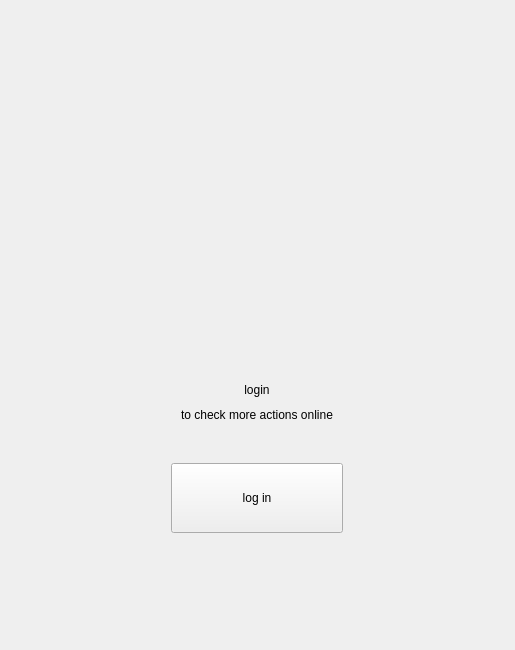
<?xml version="1.0" encoding="UTF-8"?>
<ui version="4.0">
 <class>UbtActionLibWidget</class>
 <widget class="QWidget" name="UbtActionLibWidget">
  <property name="geometry">
   <rect>
    <x>0</x>
    <y>0</y>
    <width>515</width>
    <height>650</height>
   </rect>
  </property>
  <property name="sizePolicy">
   <sizepolicy hsizetype="Fixed" vsizetype="Fixed">
    <horstretch>0</horstretch>
    <verstretch>0</verstretch>
   </sizepolicy>
  </property>
  <property name="minimumSize">
   <size>
    <width>515</width>
    <height>650</height>
   </size>
  </property>
  <property name="maximumSize">
   <size>
    <width>515</width>
    <height>650</height>
   </size>
  </property>
  <property name="windowTitle">
   <string>Form</string>
  </property>
  <widget class="QStackedWidget" name="stackedWidget">
   <property name="geometry">
    <rect>
     <x>0</x>
     <y>0</y>
     <width>515</width>
     <height>650</height>
    </rect>
   </property>
   <property name="sizePolicy">
    <sizepolicy hsizetype="Fixed" vsizetype="Fixed">
     <horstretch>0</horstretch>
     <verstretch>0</verstretch>
    </sizepolicy>
   </property>
   <property name="minimumSize">
    <size>
     <width>515</width>
     <height>650</height>
    </size>
   </property>
   <property name="maximumSize">
    <size>
     <width>515</width>
     <height>650</height>
    </size>
   </property>
   <property name="currentIndex">
    <number>0</number>
   </property>
   <widget class="QWidget" name="logInNotifyPage">
    <property name="sizePolicy">
     <sizepolicy hsizetype="Fixed" vsizetype="Fixed">
      <horstretch>0</horstretch>
      <verstretch>0</verstretch>
     </sizepolicy>
    </property>
    <property name="minimumSize">
     <size>
      <width>515</width>
      <height>650</height>
     </size>
    </property>
    <property name="maximumSize">
     <size>
      <width>515</width>
      <height>650</height>
     </size>
    </property>
    <widget class="QPushButton" name="loginBtn">
     <property name="geometry">
      <rect>
       <x>171</x>
       <y>463</y>
       <width>172</width>
       <height>70</height>
      </rect>
     </property>
     <property name="sizePolicy">
      <sizepolicy hsizetype="Fixed" vsizetype="Fixed">
       <horstretch>0</horstretch>
       <verstretch>0</verstretch>
      </sizepolicy>
     </property>
     <property name="minimumSize">
      <size>
       <width>172</width>
       <height>70</height>
      </size>
     </property>
     <property name="maximumSize">
      <size>
       <width>172</width>
       <height>70</height>
      </size>
     </property>
     <property name="focusPolicy">
      <enum>Qt::NoFocus</enum>
     </property>
     <property name="text">
      <string>log in</string>
     </property>
    </widget>
    <widget class="QLabel" name="logInNotifyText_0">
     <property name="geometry">
      <rect>
       <x>161</x>
       <y>380</y>
       <width>192</width>
       <height>20</height>
      </rect>
     </property>
     <property name="sizePolicy">
      <sizepolicy hsizetype="Fixed" vsizetype="Fixed">
       <horstretch>0</horstretch>
       <verstretch>0</verstretch>
      </sizepolicy>
     </property>
     <property name="minimumSize">
      <size>
       <width>192</width>
       <height>20</height>
      </size>
     </property>
     <property name="maximumSize">
      <size>
       <width>192</width>
       <height>20</height>
      </size>
     </property>
     <property name="text">
      <string>login</string>
     </property>
     <property name="alignment">
      <set>Qt::AlignCenter</set>
     </property>
     <property name="wordWrap">
      <bool>true</bool>
     </property>
     <property name="indent">
      <number>0</number>
     </property>
    </widget>
    <widget class="QLabel" name="logInNotifyLbl">
     <property name="geometry">
      <rect>
       <x>123</x>
       <y>107</y>
       <width>268</width>
       <height>253</height>
      </rect>
     </property>
     <property name="sizePolicy">
      <sizepolicy hsizetype="Fixed" vsizetype="Fixed">
       <horstretch>0</horstretch>
       <verstretch>0</verstretch>
      </sizepolicy>
     </property>
     <property name="minimumSize">
      <size>
       <width>268</width>
       <height>253</height>
      </size>
     </property>
     <property name="maximumSize">
      <size>
       <width>268</width>
       <height>253</height>
      </size>
     </property>
     <property name="text">
      <string/>
     </property>
    </widget>
    <widget class="QLabel" name="logInNotifyText_1">
     <property name="geometry">
      <rect>
       <x>161</x>
       <y>405</y>
       <width>192</width>
       <height>20</height>
      </rect>
     </property>
     <property name="sizePolicy">
      <sizepolicy hsizetype="Fixed" vsizetype="Fixed">
       <horstretch>0</horstretch>
       <verstretch>0</verstretch>
      </sizepolicy>
     </property>
     <property name="minimumSize">
      <size>
       <width>192</width>
       <height>20</height>
      </size>
     </property>
     <property name="maximumSize">
      <size>
       <width>192</width>
       <height>20</height>
      </size>
     </property>
     <property name="text">
      <string>to check more actions online</string>
     </property>
     <property name="alignment">
      <set>Qt::AlignCenter</set>
     </property>
     <property name="wordWrap">
      <bool>true</bool>
     </property>
     <property name="indent">
      <number>0</number>
     </property>
    </widget>
   </widget>
   <widget class="QWidget" name="actionOnSvrListPage">
    <widget class="QWidget" name="searchTitile" native="true">
     <property name="geometry">
      <rect>
       <x>0</x>
       <y>0</y>
       <width>515</width>
       <height>55</height>
      </rect>
     </property>
     <property name="sizePolicy">
      <sizepolicy hsizetype="Fixed" vsizetype="Fixed">
       <horstretch>0</horstretch>
       <verstretch>0</verstretch>
      </sizepolicy>
     </property>
     <property name="minimumSize">
      <size>
       <width>515</width>
       <height>55</height>
      </size>
     </property>
     <property name="maximumSize">
      <size>
       <width>515</width>
       <height>55</height>
      </size>
     </property>
     <layout class="QHBoxLayout" name="horizontalLayout">
      <property name="spacing">
       <number>0</number>
      </property>
      <property name="leftMargin">
       <number>15</number>
      </property>
      <property name="topMargin">
       <number>0</number>
      </property>
      <property name="rightMargin">
       <number>15</number>
      </property>
      <property name="bottomMargin">
       <number>0</number>
      </property>
      <item>
       <widget class="QLabel" name="actionLbl">
        <property name="text">
         <string>Action</string>
        </property>
       </widget>
      </item>
      <item>
       <spacer name="horizontalSpacer">
        <property name="orientation">
         <enum>Qt::Horizontal</enum>
        </property>
        <property name="sizeHint" stdset="0">
         <size>
          <width>40</width>
          <height>20</height>
         </size>
        </property>
       </spacer>
      </item>
      <item>
       <widget class="QPushButton" name="searchIconBtn">
        <property name="sizePolicy">
         <sizepolicy hsizetype="Fixed" vsizetype="Fixed">
          <horstretch>0</horstretch>
          <verstretch>0</verstretch>
         </sizepolicy>
        </property>
        <property name="minimumSize">
         <size>
          <width>30</width>
          <height>30</height>
         </size>
        </property>
        <property name="maximumSize">
         <size>
          <width>30</width>
          <height>30</height>
         </size>
        </property>
        <property name="focusPolicy">
         <enum>Qt::NoFocus</enum>
        </property>
        <property name="text">
         <string/>
        </property>
       </widget>
      </item>
      <item>
       <widget class="QLineEdit" name="searchLineEdit">
        <property name="sizePolicy">
         <sizepolicy hsizetype="Fixed" vsizetype="Fixed">
          <horstretch>0</horstretch>
          <verstretch>0</verstretch>
         </sizepolicy>
        </property>
        <property name="minimumSize">
         <size>
          <width>240</width>
          <height>30</height>
         </size>
        </property>
        <property name="maximumSize">
         <size>
          <width>240</width>
          <height>30</height>
         </size>
        </property>
        <property name="placeholderText">
         <string>input music name</string>
        </property>
       </widget>
      </item>
     </layout>
    </widget>
    <widget class="QScrollArea" name="actionOnSvrListPageScrollArea">
     <property name="geometry">
      <rect>
       <x>0</x>
       <y>57</y>
       <width>515</width>
       <height>593</height>
      </rect>
     </property>
     <property name="sizePolicy">
      <sizepolicy hsizetype="Fixed" vsizetype="Fixed">
       <horstretch>50</horstretch>
       <verstretch>0</verstretch>
      </sizepolicy>
     </property>
     <property name="minimumSize">
      <size>
       <width>515</width>
       <height>593</height>
      </size>
     </property>
     <property name="maximumSize">
      <size>
       <width>515</width>
       <height>593</height>
      </size>
     </property>
     <property name="frameShape">
      <enum>QFrame::NoFrame</enum>
     </property>
     <property name="frameShadow">
      <enum>QFrame::Plain</enum>
     </property>
     <property name="lineWidth">
      <number>0</number>
     </property>
     <property name="verticalScrollBarPolicy">
      <enum>Qt::ScrollBarAsNeeded</enum>
     </property>
     <property name="horizontalScrollBarPolicy">
      <enum>Qt::ScrollBarAlwaysOff</enum>
     </property>
     <property name="widgetResizable">
      <bool>true</bool>
     </property>
     <widget class="QWidget" name="actionScrollAreaWidgetContents">
      <property name="geometry">
       <rect>
        <x>0</x>
        <y>0</y>
        <width>515</width>
        <height>593</height>
       </rect>
      </property>
      <widget class="QLabel" name="noActionIconLbl">
       <property name="geometry">
        <rect>
         <x>123</x>
         <y>176</y>
         <width>268</width>
         <height>253</height>
        </rect>
       </property>
       <property name="sizePolicy">
        <sizepolicy hsizetype="Fixed" vsizetype="Fixed">
         <horstretch>0</horstretch>
         <verstretch>0</verstretch>
        </sizepolicy>
       </property>
       <property name="minimumSize">
        <size>
         <width>268</width>
         <height>253</height>
        </size>
       </property>
       <property name="maximumSize">
        <size>
         <width>268</width>
         <height>253</height>
        </size>
       </property>
       <property name="text">
        <string/>
       </property>
      </widget>
      <widget class="QLabel" name="noActionTextLbl">
       <property name="geometry">
        <rect>
         <x>0</x>
         <y>490</y>
         <width>515</width>
         <height>31</height>
        </rect>
       </property>
       <property name="sizePolicy">
        <sizepolicy hsizetype="Fixed" vsizetype="Preferred">
         <horstretch>0</horstretch>
         <verstretch>0</verstretch>
        </sizepolicy>
       </property>
       <property name="minimumSize">
        <size>
         <width>515</width>
         <height>0</height>
        </size>
       </property>
       <property name="maximumSize">
        <size>
         <width>515</width>
         <height>16777215</height>
        </size>
       </property>
       <property name="text">
        <string>no actions found</string>
       </property>
       <property name="alignment">
        <set>Qt::AlignCenter</set>
       </property>
       <property name="wordWrap">
        <bool>true</bool>
       </property>
      </widget>
     </widget>
    </widget>
   </widget>
  </widget>
 </widget>
 <resources/>
 <connections/>
</ui>
